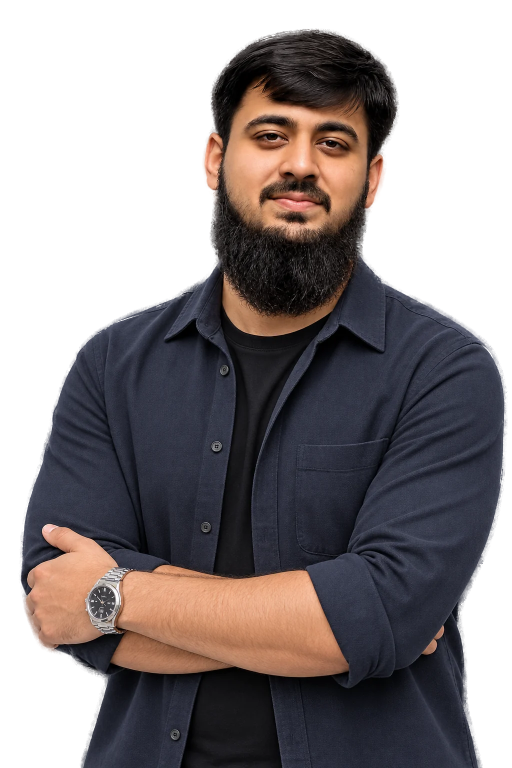
#> input picture assets/img/profile-cutout.webp, 1024 x 1536 px, found by its file name (shown at 1/2 size)
$ python og_image.py
#> lines starting #> are read from the running program, lines starting #| are printed output that depends on the picture; after the words box and inside, x2 and y2 are one past the last pixel; in counts of white or black regions, pixels touching at a corner belong together
"""Makes the 1200x630 picture shown when the site link is shared (WhatsApp, LinkedIn, Facebook, X).
usage: python tools/og_image.py .
"""
import os, sys
from PIL import Image, ImageDraw, ImageFilter, ImageFont

root = sys.argv[1] if len(sys.argv) > 1 else '.'
W, H = 1200, 630


def font(size, bold=False):
    for f in (('seguisb.ttf', 'segoeuib.ttf', 'arialbd.ttf') if bold else ('segoeui.ttf', 'arial.ttf')):
        try:
            return ImageFont.truetype('C:/Windows/Fonts/' + f, size)
        except OSError:
            continue
    return ImageFont.load_default()


# studio-grey backdrop with a soft light behind the head and a vignette
bg = Image.new('RGB', (W, H), (152, 160, 166))
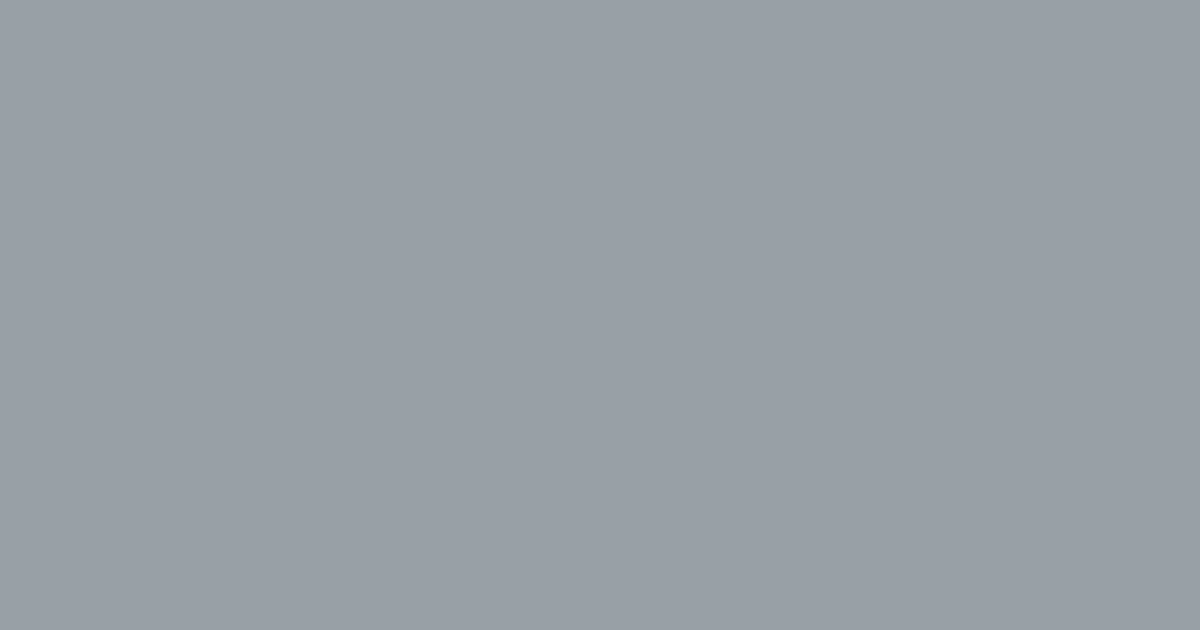
#> bg: PIL image 1200x630 RGB; mean R, G, B 152, 160, 166
glow = Image.new('L', (W, H), 0)
#> glow: PIL image 1200x630 L; every value is 0
ImageDraw.Draw(glow).ellipse((560, -120, 1160, 560), fill=110)
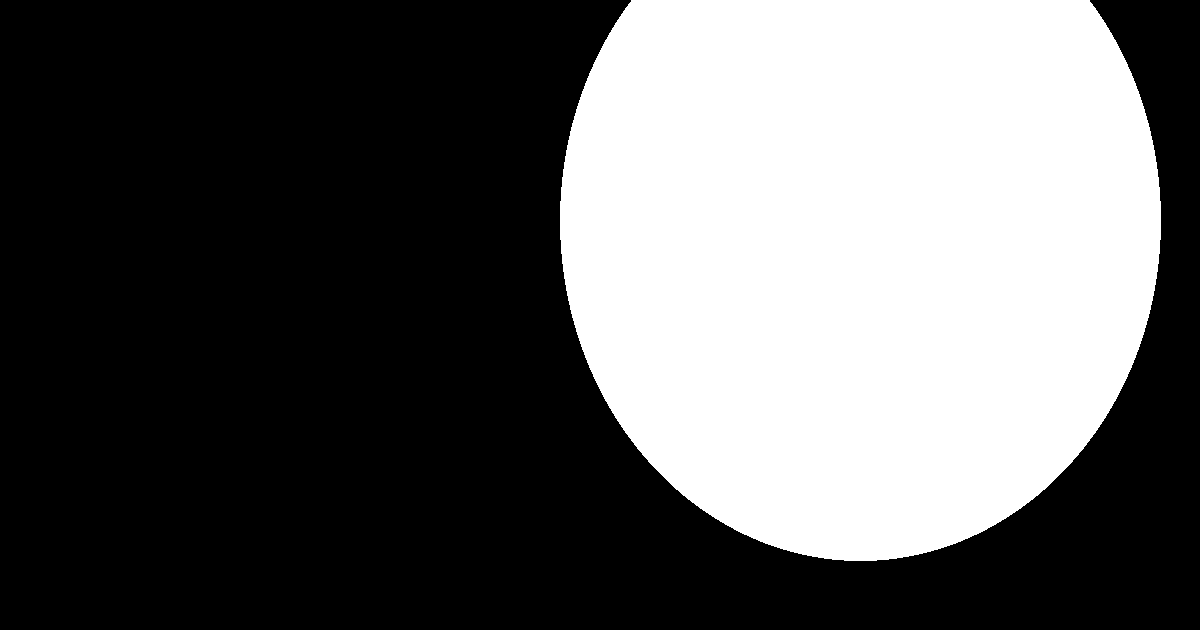
#> glow: PIL image 1200x630 L; values 0 (black) and 110 (white), 37.5% white; 1 white region, box (x1, y1, x2, y2) and area: (560, 0, 1161, 561) 283221
glow = glow.filter(ImageFilter.GaussianBlur(90))
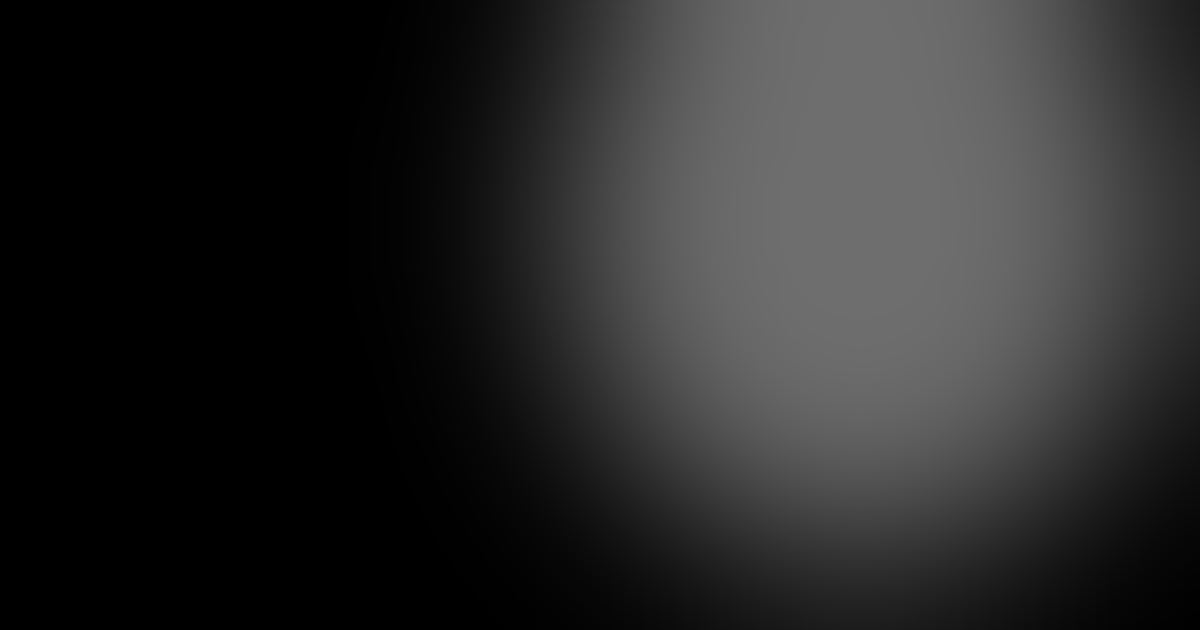
#> glow: PIL image 1200x630 L; min 0, max 110, mean 40.1
bg.paste(Image.new('RGB', (W, H), (255, 255, 255)), (0, 0), glow)
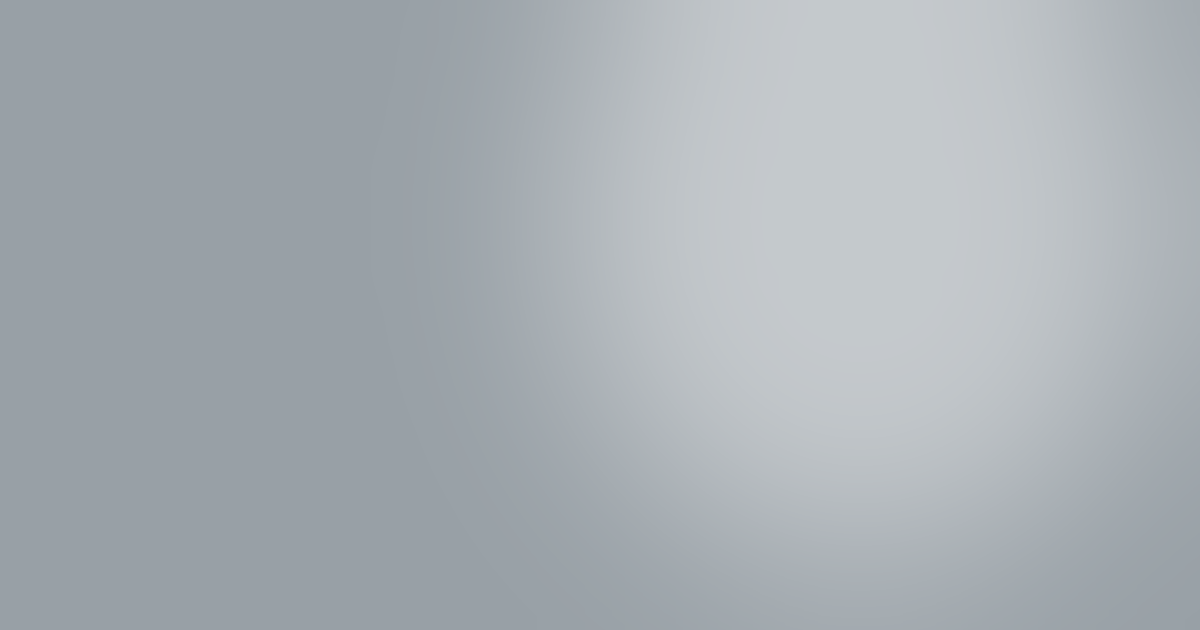
#> bg: PIL image 1200x630 RGB; mean R, G, B 168.2, 174.9, 180
vig = Image.new('L', (W, H), 0)
ImageDraw.Draw(vig).ellipse((-250, -200, W + 250, H + 200), fill=255)
#> vig: PIL image 1200x630 L; every value is 255
vig = vig.filter(ImageFilter.GaussianBlur(120))
dark = Image.new('RGB', (W, H), (40, 46, 52))
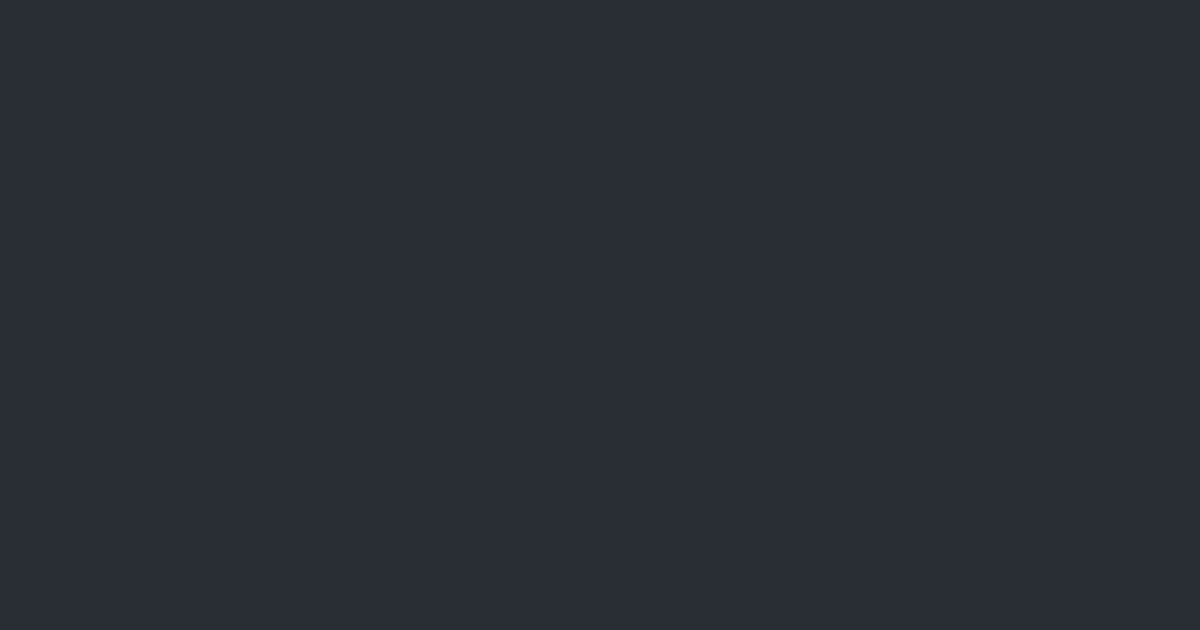
#> dark: PIL image 1200x630 RGB; mean R, G, B 40, 46, 52
bg = Image.composite(bg, Image.blend(bg, dark, .55), vig)

# person (cutout), right side, cropped by the bottom edge
cut = Image.open(os.path.join(root, 'assets', 'img', 'profile-cutout.webp')).convert('RGBA')
#> cut is the input picture: PIL image 1024x1536 RGBA; mean R, G, B, A 72.9, 62.1, 63.6, 155.4
ph = int(H * 1.04)
cut = cut.resize((int(cut.width * ph / cut.height), ph), Image.LANCZOS)
#> cut: PIL image 436x655 RGBA
canvas = bg.convert('RGBA')
canvas.alpha_composite(cut, (W - cut.width - 40, H - ph + 26))

d = ImageDraw.Draw(canvas)
d.text((70, 150), 'Mohammad', font=font(120, True), fill='white')
d.text((70, 262), 'Muslim', font=font(120, True), fill='white')
d.text((74, 420), 'Freelance Designer & Developer', font=font(36), fill=(255, 255, 255, 235))
# location pill
pill = (74, 492, 74 + 262, 492 + 58)
d.rounded_rectangle(pill, 29, fill=(28, 29, 32, 255))
d.ellipse((pill[0] + 20, pill[1] + 22, pill[0] + 34, pill[1] + 36), fill=(34, 197, 94, 255))
d.text((pill[0] + 48, pill[1] + 12), 'Based in the UAE', font=font(26), fill='white')

out = os.path.join(root, 'assets', 'img', 'og.jpg')
canvas.convert('RGB').save(out, 'JPEG', quality=86, optimize=True, progressive=True)
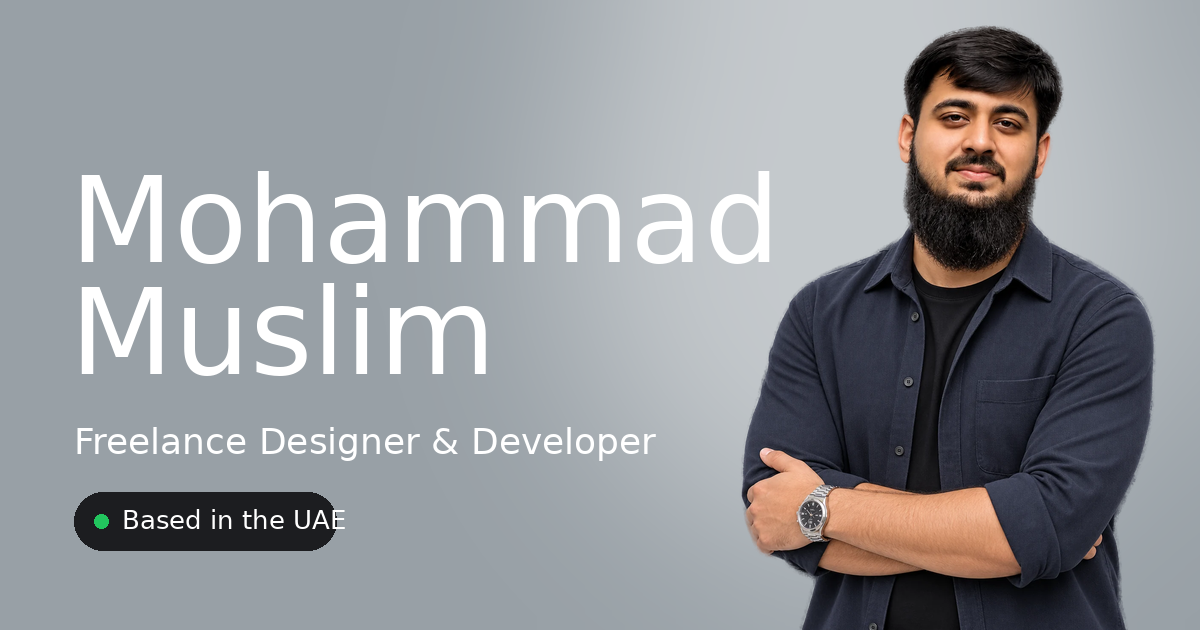
#> saved as og.jpg: PIL image 1200x630 RGB; mean R, G, B 146.3, 149, 153
print('og.jpg', os.path.getsize(out) // 1024, 'KB')
